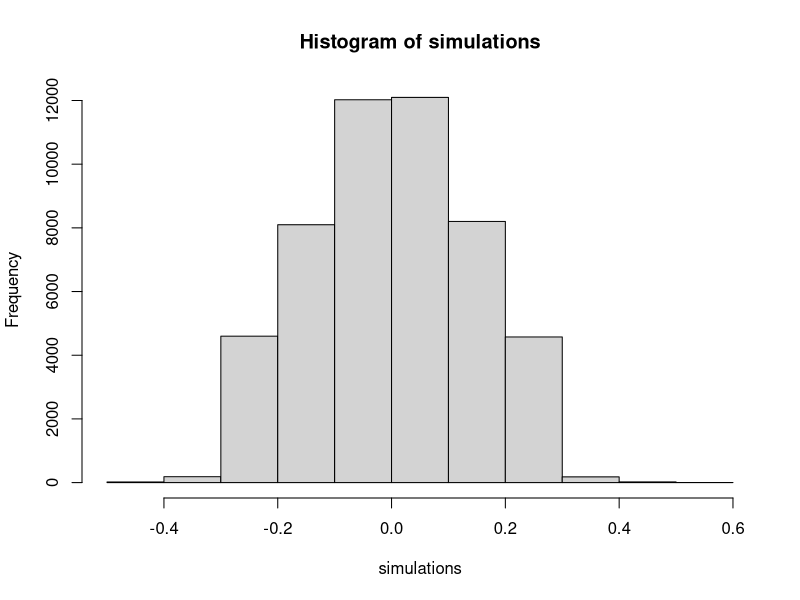

Reproduce this figure in R.
## ---- chunk 1
promotions <- rep(0:1, c(13,35))

print(promotions)
## ---- chunk 2

women = sample(promotions ,replace = FALSE, size = 24)

women_promoted = sum(women)

print(women_promoted)

## ---- chunk 3
men_promoted = 35 - women_promoted

print(men_promoted)
## ---- chunk 4
diff = (men_promoted/24 ) - (women_promoted/24)

print(diff)
## ---- chunk 5

promotion_sim <- function(runs){
  sim_results <- c()
  for (i in 1:runs) {
    promotions <- rep(0:1, c(13,35))
    women <- sample(promotions ,replace = FALSE, size = 24)
    women_promoted <- sum(women)
    men_promoted <- 35 - women_promoted
    diff <- (men_promoted/24 ) - (women_promoted/24)
    sim_results <- c(sim_results, diff)
  }
  return(sim_results)
}

## ---- chunk 6
simulations <- promotion_sim(50000)
hist(simulations, breaks = 10)
## ---- chunk 7

sum(simulations >= 0.292)

## ---- chunk 8
print(208/50000)
